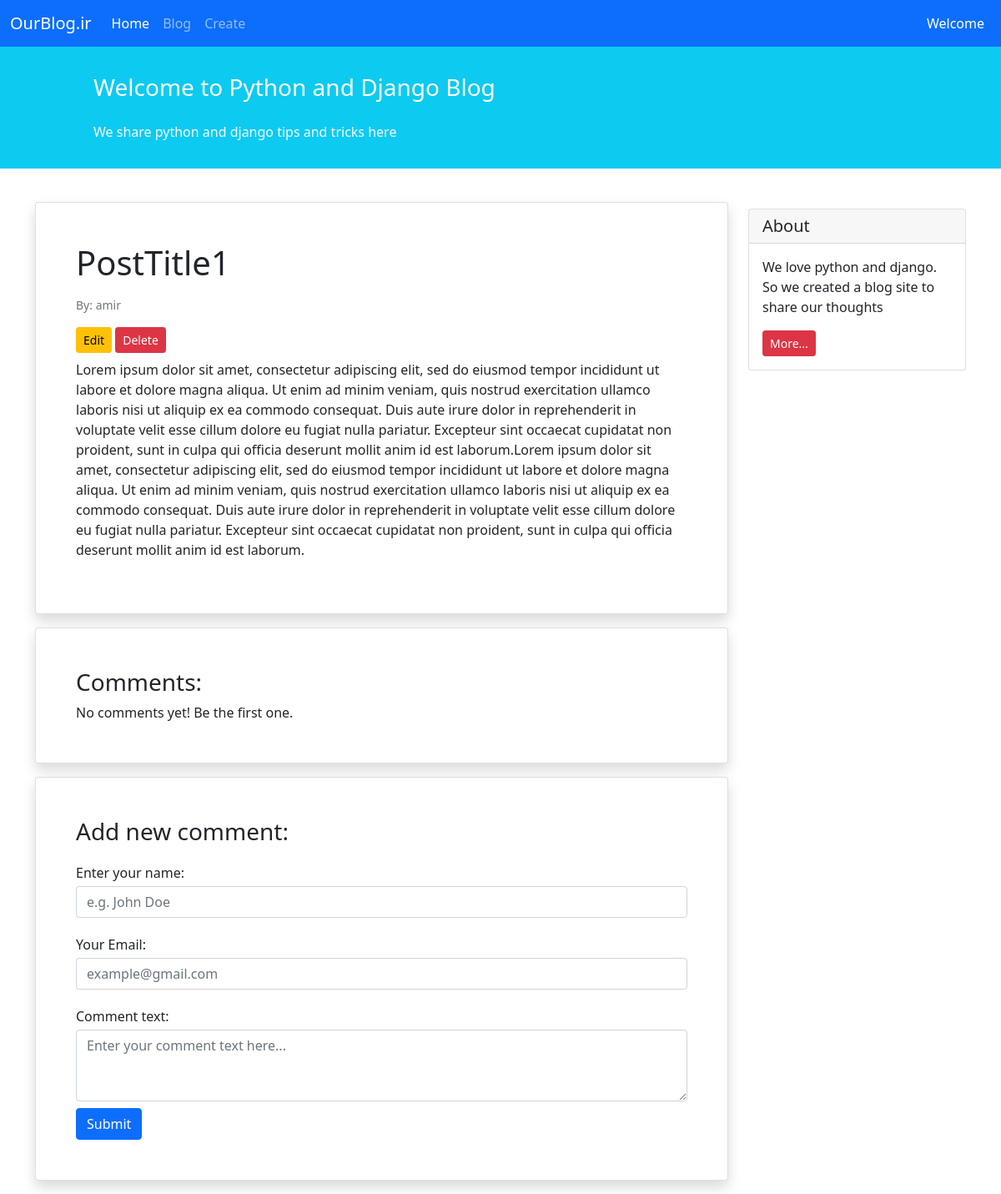
The app's page /blog/1, older data.
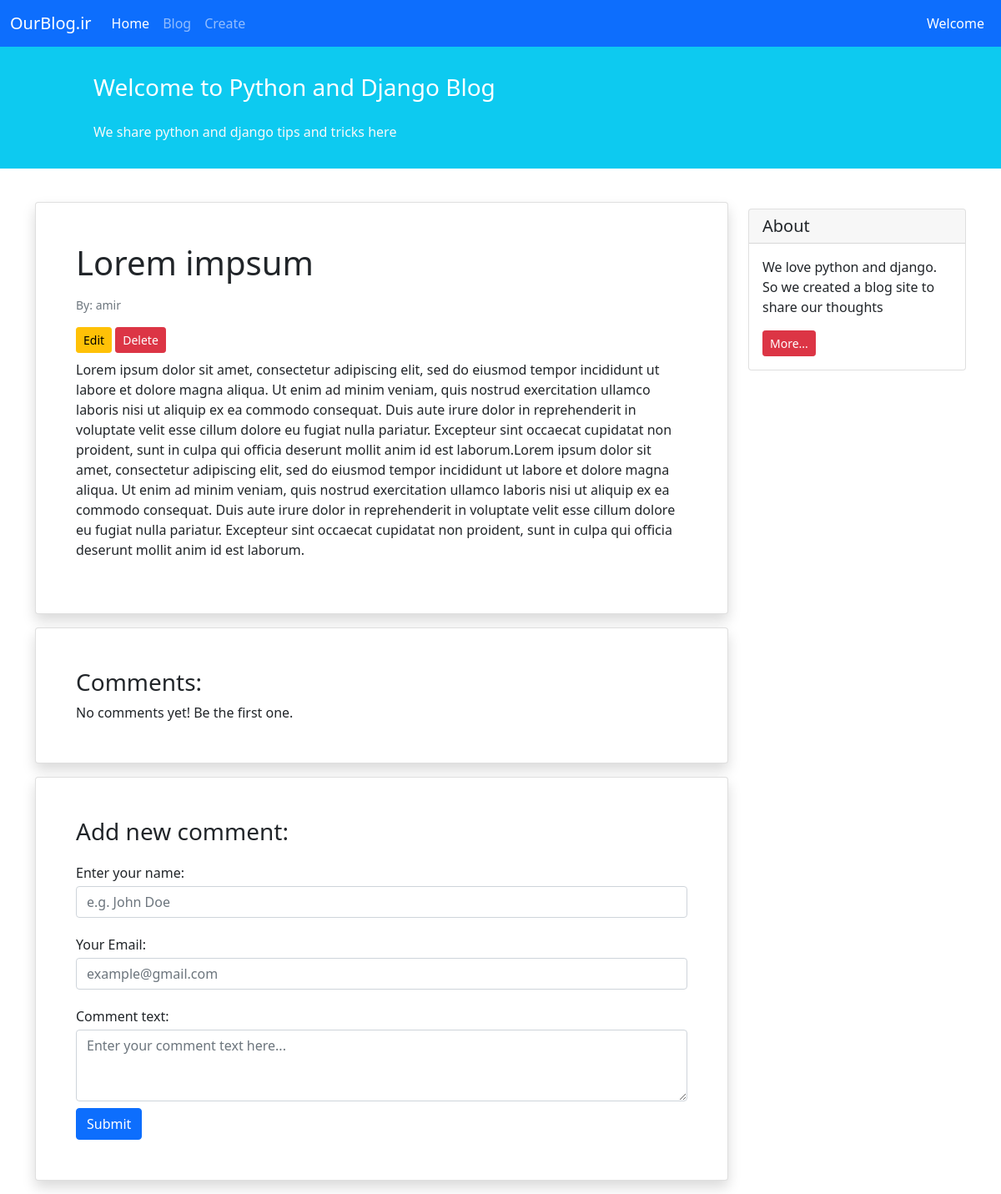
The same page, newer data.
### blog/models.py (models this page shows, shortened)
class Post(models.Model):
    STATUS_CHOICES = (
        ('pub', 'Published'),
        ('drf', 'Draft'),
    )
    title = models.CharField(max_length=100)
    text = models.TextField()
    author = models.ForeignKey('auth.User', on_delete=models.CASCADE)
    datetime_created = models.DateTimeField(auto_now_add=True)
    datetime_modified = models.DateTimeField(auto_now=True)
    status = models.CharField(choices=STATUS_CHOICES, max_length=3)

### blog/views.py (the view)
# urls.py: path('<int:pk>', PostDetailView.as_view(), name='post_detail'),
class PostDetailView(generic.DetailView):
    model = Post
    template_name = 'blog/post_detail.html'
    context_object_name = 'post'

### blog/templates/blog/post_detail.html (shortened to what this page needs)
{% extends '_base.html' %}
{% block content %}
    <div class="container mt-4">
        <div class="row">
            <div class="col-9">
                <div class="card shadow my-3 p-5">
                    <h1>{{ post.title }}</h1>
                    <span>
                        <p class="small text-muted mt-2">By: {{ post.author }}</p>
                        <a href="{% url 'post_edit' post.id %}"><div class="btn btn-sm btn-warning">Edit</div></a>
                        <a href="{% url 'post_delete' post.id %}"><div class="btn btn-sm btn-danger">Delete</div></a>
                        <p class="mt-2">{{ post.text }}</p>
                    </span>
                </div>
                <div class="card shadow my-3 p-5">
                    <h3>Comments:</h3>
                    No comments yet! Be the first one.
                </div>
                <div class="card shadow my-3 p-5">
                    <h3>Add new comment:</h3>
                    <form method="POST">
                        <div class="form-group py-2">
                            <label class="py-1" for="author_name">Enter your name:</label>
                            <input type="text" class="form-control" placeholder="e.g. John Doe" name="author_name">
                        </div>
                        <div class="form-group py-2">
                            <label class="py-1" for="email">Your Email:</label>
                            <input type="email" class="form-control" placeholder="example@gmail.com" name="email">
                        </div>
                        <div class="form-group py-2">
                            <label class="py-1" for="comment_text">Comment text:</label>
                            <textarea class="form-control" name="text" rows="3"
                                      placeholder="Enter your comment text here..."></textarea>
                        </div>
                        <button type="submit" class="btn btn-primary">Submit</button>
                    </form>
                </div>
            </div>
            <div class="col-3">
                <div class="card my-4">
                    <h5 class="card-header">About</h5>
                    <div class="card-body">
                        <p class="card-text">We love python and django. So we created a blog site to share our
                            thoughts</p>
                        <a href="#"
                           class="btn btn-sm btn-danger">
                            More...
                        </a>
                    </div>
                </div>
            </div>
        </div>
    </div>
{% endblock content %}

Row changes from the older to the newer data that the page shows:
changed Post "amir": title "PostTitle1" → "Lorem impsum"
